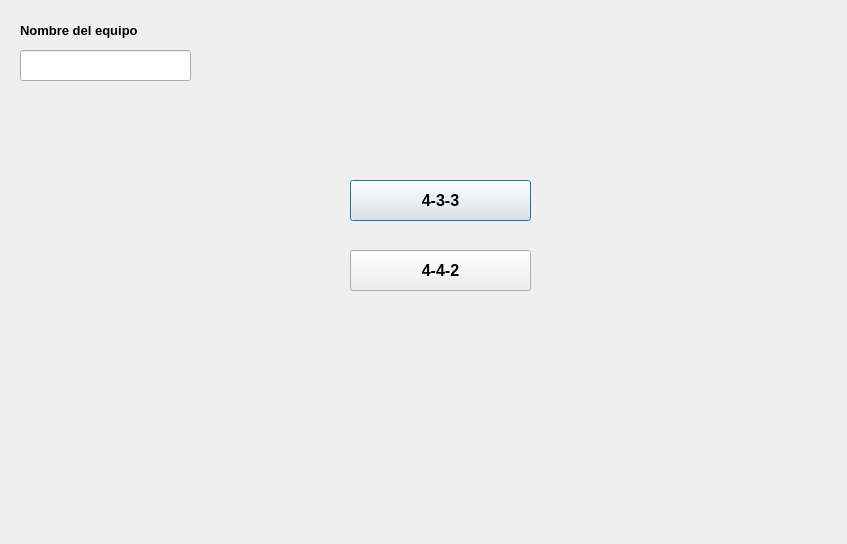
<?xml version="1.0" encoding="UTF-8"?>
<ui version="4.0">
 <class>elegirFormacion</class>
 <widget class="QDialog" name="elegirFormacion">
  <property name="geometry">
   <rect>
    <x>0</x>
    <y>0</y>
    <width>847</width>
    <height>544</height>
   </rect>
  </property>
  <property name="windowTitle">
   <string>Dialog</string>
  </property>
  <widget class="QLabel" name="label_2">
   <property name="geometry">
    <rect>
     <x>20</x>
     <y>20</y>
     <width>181</width>
     <height>21</height>
    </rect>
   </property>
   <property name="font">
    <font>
     <pointsize>10</pointsize>
     <weight>75</weight>
     <bold>true</bold>
    </font>
   </property>
   <property name="text">
    <string>Nombre del equipo</string>
   </property>
  </widget>
  <widget class="QLabel" name="label">
   <property name="geometry">
    <rect>
     <x>0</x>
     <y>0</y>
     <width>961</width>
     <height>551</height>
    </rect>
   </property>
   <property name="text">
    <string/>
   </property>
   <property name="pixmap">
    <pixmap resource="Imagen/image.qrc">:/froma.png</pixmap>
   </property>
  </widget>
  <widget class="QPushButton" name="pushButton_433">
   <property name="geometry">
    <rect>
     <x>350</x>
     <y>180</y>
     <width>181</width>
     <height>41</height>
    </rect>
   </property>
   <property name="font">
    <font>
     <pointsize>12</pointsize>
     <weight>75</weight>
     <bold>true</bold>
    </font>
   </property>
   <property name="text">
    <string>4-3-3</string>
   </property>
  </widget>
  <widget class="QPushButton" name="pushButton_442">
   <property name="geometry">
    <rect>
     <x>350</x>
     <y>250</y>
     <width>181</width>
     <height>41</height>
    </rect>
   </property>
   <property name="font">
    <font>
     <pointsize>12</pointsize>
     <weight>75</weight>
     <bold>true</bold>
    </font>
   </property>
   <property name="text">
    <string>4-4-2</string>
   </property>
  </widget>
  <widget class="QLineEdit" name="lineEdit_nombre_equipo">
   <property name="geometry">
    <rect>
     <x>20</x>
     <y>50</y>
     <width>171</width>
     <height>31</height>
    </rect>
   </property>
  </widget>
  <zorder>label</zorder>
  <zorder>label_2</zorder>
  <zorder>pushButton_433</zorder>
  <zorder>pushButton_442</zorder>
  <zorder>lineEdit_nombre_equipo</zorder>
 </widget>
 <resources>
  <include location="Imagen/image.qrc"/>
 </resources>
 <connections/>
</ui>
